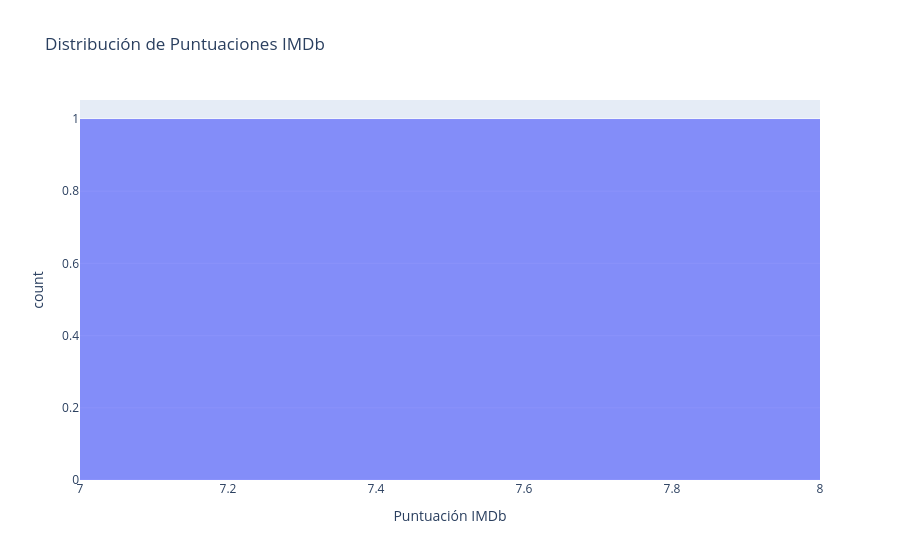
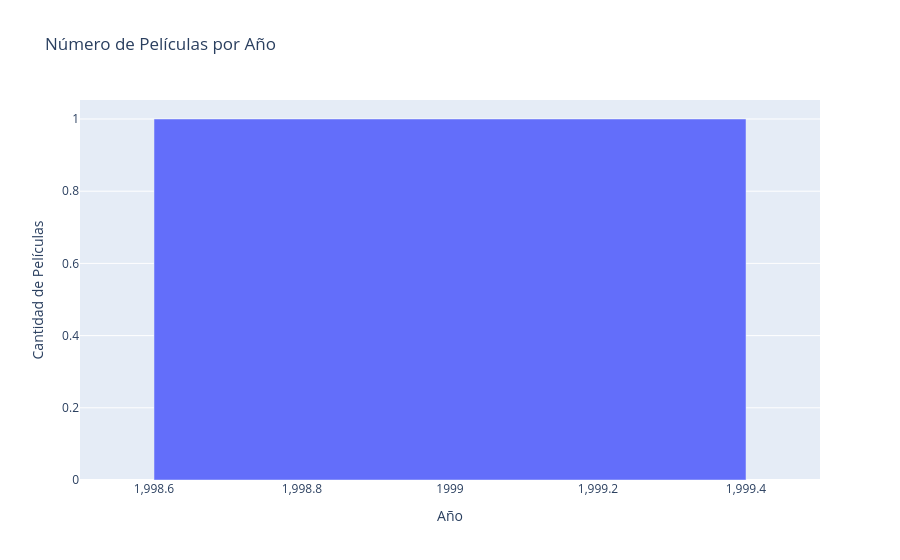

Source (notebook cell) for these figures, in order:
### Code cell
df = process_data(MOVIES_DATA)
if not df.empty:
    create_ui(df)

### Figure 1 — Plotly figure (JSON) as saved in the notebook; plotly's stock layout.template omitted (floating-point values rounded to 4 significant figures)
{"data": [{"alignmentgroup": "True", "bingroup": "x", "hovertemplate": "Puntuación IMDb=%{x}<br>count=%{y}<extra></extra>", "legendgroup": "", "marker": {"color": "#636efa", "opacity": 0.75, "pattern": {"shape": ""}}, "name": "", "nbinsx": 20, "offsetgroup": "", "orientation": "v", "showlegend": false, "type": "histogram", "x": [7.2], "xaxis": "x", "yaxis": "y"}], "layout": {"barmode": "relative", "legend": {"tracegroupgap": 0}, "title": {"text": "Distribución de Puntuaciones IMDb"}, "xaxis": {"anchor": "y", "domain": [0, 1], "title": {"text": "Puntuación IMDb"}}, "yaxis": {"anchor": "x", "domain": [0, 1], "title": {"text": "count"}}}}

### Figure 2 — Plotly figure (JSON) as saved in the notebook; plotly's stock layout.template omitted (floating-point values rounded to 4 significant figures)
{"data": [{"alignmentgroup": "True", "hovertemplate": "Año=%{x}<br>Cantidad de Películas=%{y}<extra></extra>", "legendgroup": "", "marker": {"color": "#636efa", "pattern": {"shape": ""}}, "name": "", "offsetgroup": "", "orientation": "v", "showlegend": false, "textposition": "auto", "type": "bar", "x": [1999], "xaxis": "x", "y": [1], "yaxis": "y"}], "layout": {"barmode": "relative", "legend": {"tracegroupgap": 0}, "title": {"text": "Número de Películas por Año"}, "xaxis": {"anchor": "y", "domain": [0, 1], "title": {"text": "Año"}}, "yaxis": {"anchor": "x", "domain": [0, 1], "title": {"text": "Cantidad de Películas"}}}}
